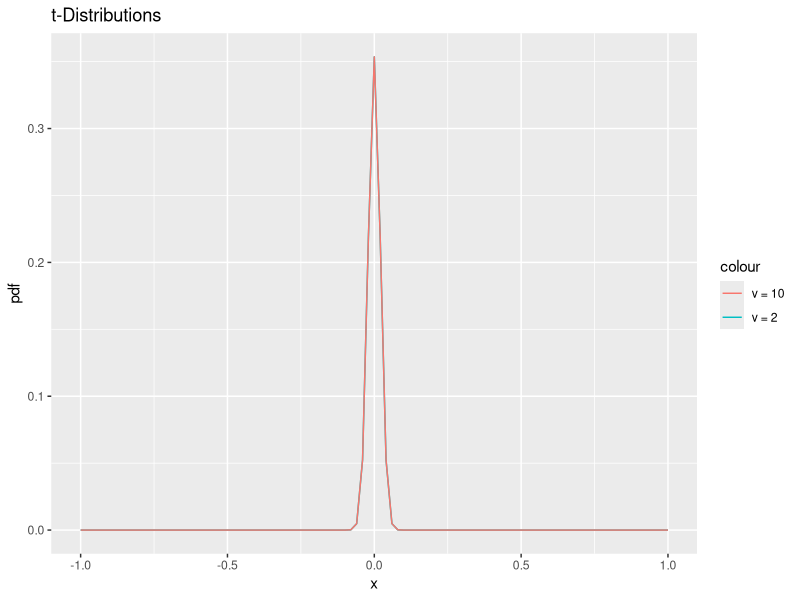

The R script that drew this image:
# https://rpubs.com/heidi_berger/965759

library('ggplot2')
xpos <- seq(-50, 50, by = 1)
degree1 <- 2
degree2 <- 10
p <- ggplot(data = data.frame(x = c(-1, 1)), aes(x = x)) +
        stat_function(fun = dt, args = list(xpos, df = degree1), aes(color = "ν = 2")) +
        stat_function(fun = dt, args = list(xpos, df = degree1), aes(color = "ν = 10")) +
        ggtitle("t-Distributions") +
        ylab("pdf") + xlab("x")

print(p)
